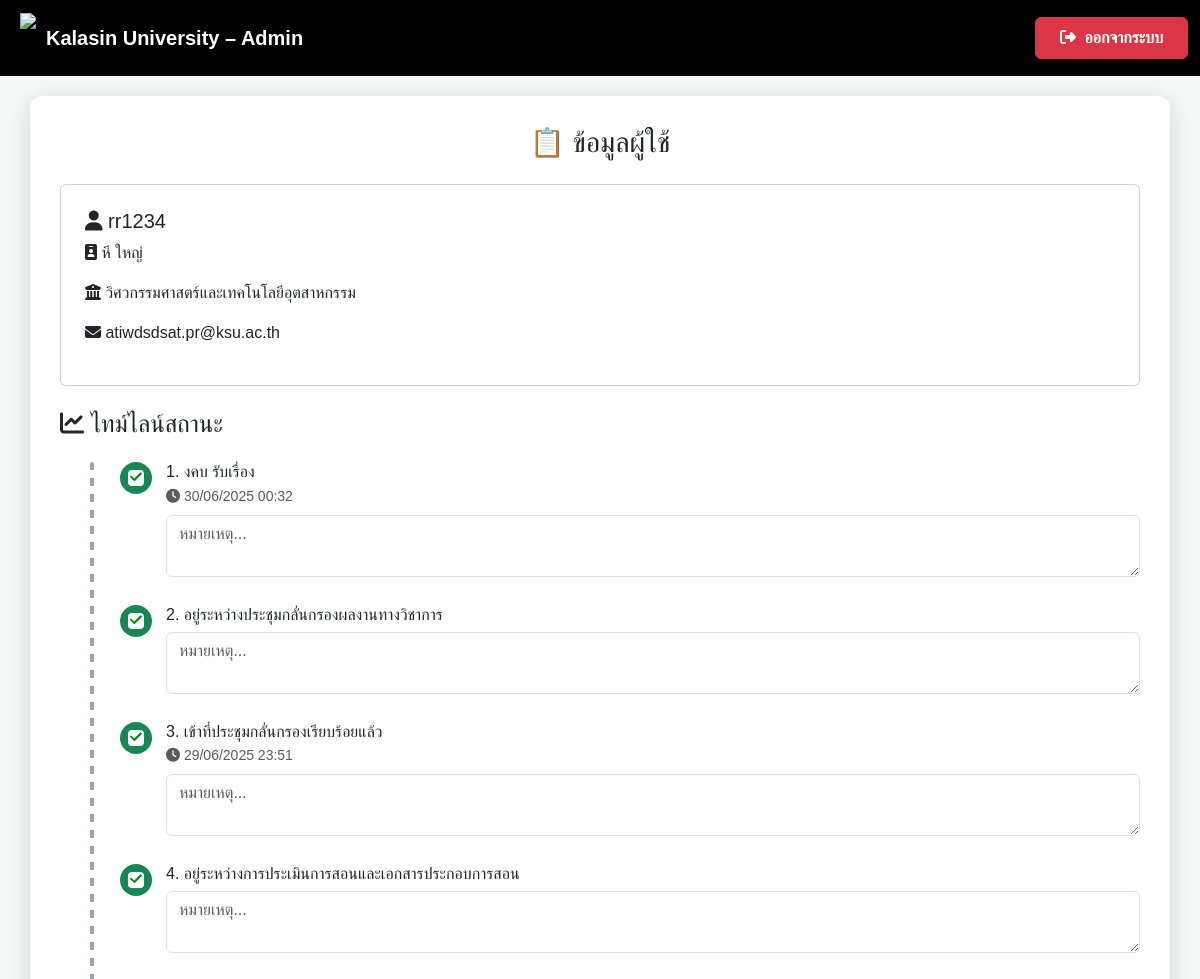
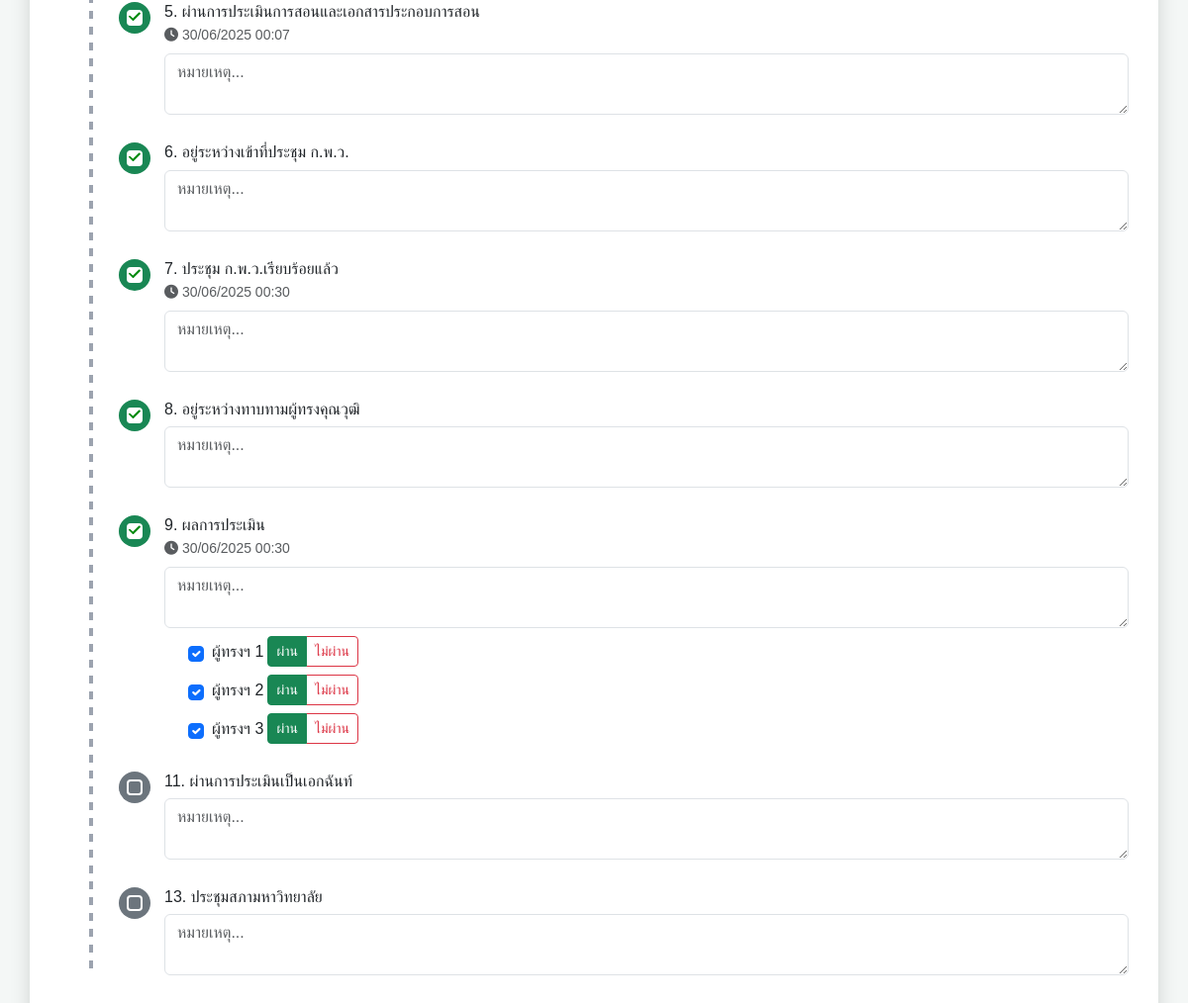
Page /timeline/1 on the earlier database version (2 pictures, top to bottom).
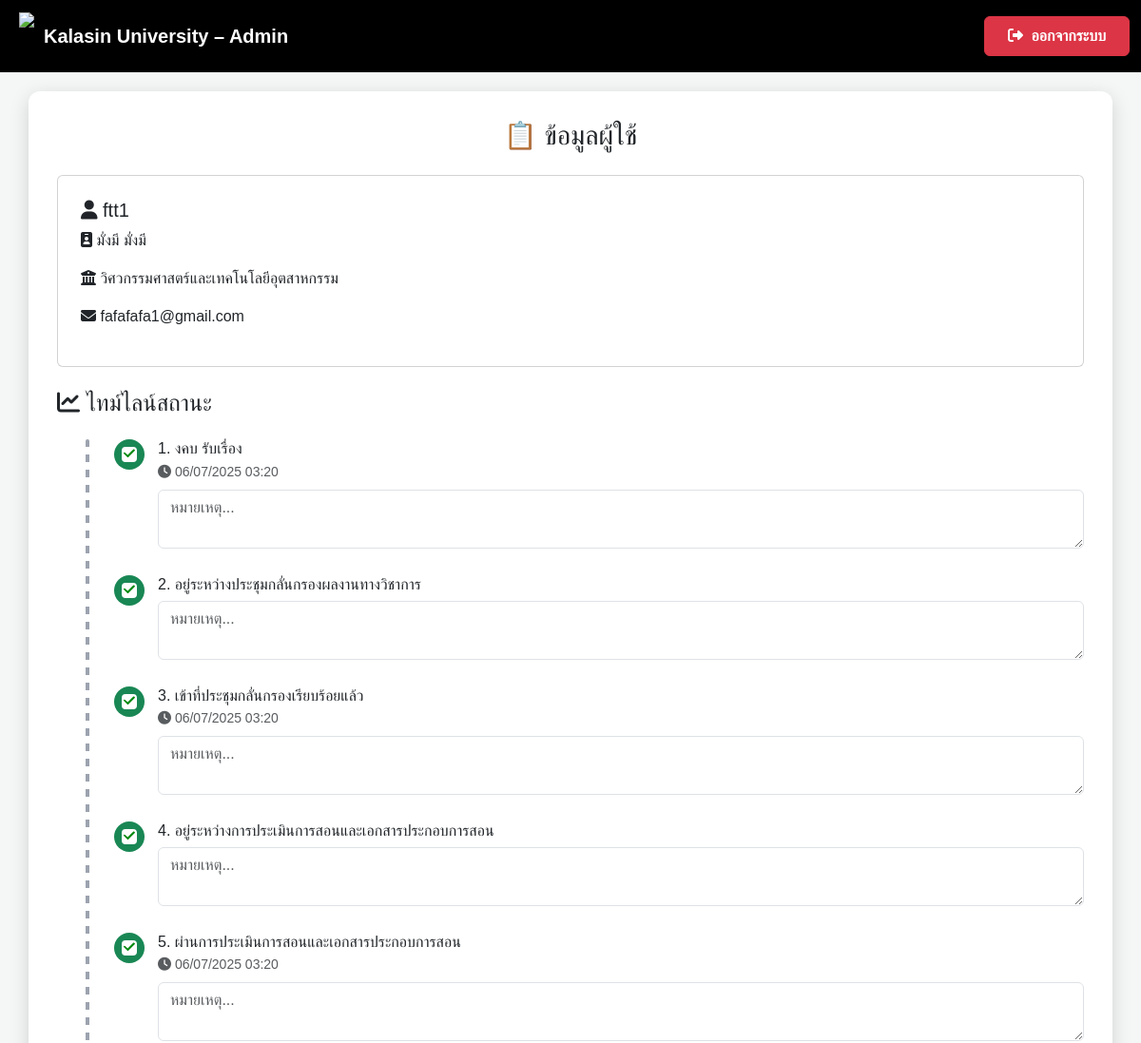
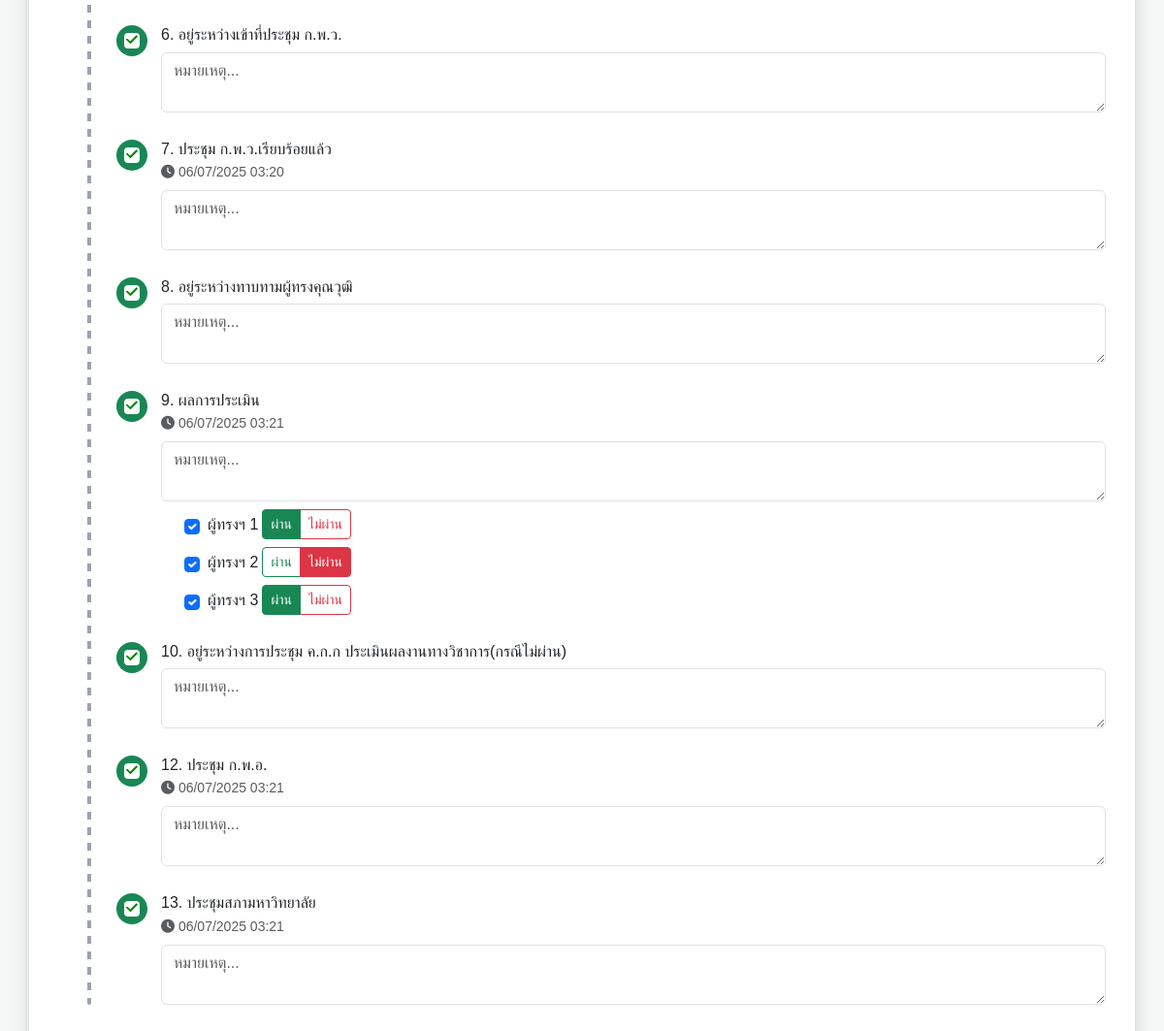
Same page on the later database version (2 pictures, top to bottom).
### app.py (models this page shows)
class User(db.Model, UserMixin):
    __tablename__ = "user"
    id        = db.Column(db.Integer, primary_key=True)
    username  = db.Column(db.String(80),  unique=True, nullable=False)
    password  = db.Column(db.String(128), nullable=False)   # เก็บ hash ได้ยาว ๆ
    full_name = db.Column(db.String(150), nullable=False)
    first_name = db.Column(db.String(80))
    last_name  = db.Column(db.String(80))
    faculty    = db.Column(db.String(100), nullable=False)
    email      = db.Column(db.String(120), unique=True, nullable=False)
    role       = db.Column(db.String(20),  default="user")
    requests = db.relationship(
        "AcademicRequest",
        backref="user",
        cascade="all, delete-orphan",
        lazy="dynamic"
    )
    workflow_steps = db.relationship(
        "WorkflowStep",
        backref="user",
        cascade="all, delete-orphan",
        lazy="dynamic"
    )

class WorkflowStep(db.Model):
    __tablename__ = "workflow_step"
    id        = db.Column(db.Integer, primary_key=True)
    user_id   = db.Column(
        db.Integer,
        db.ForeignKey("user.id", ondelete="CASCADE"),
        nullable=False
    )
    order_no  = db.Column(db.Integer)           # 1-13
    title     = db.Column(db.String(150))
    is_done   = db.Column(db.Boolean,  default=False)
    done_at   = db.Column(db.DateTime)
    comment   = db.Column(db.Text)
    is_visible = db.Column(db.Boolean, default=True)
    experts = db.relationship(
        "ExpertVote",
        backref="step",
        cascade="all, delete-orphan",
        lazy="dynamic"
    )

### app.py (the view)
@app.route("/timeline/<int:user_id>", endpoint="timeline")
def timeline(user_id):
    user = User.query.get_or_404(user_id)
    ensure_workflow(user.id)
    recalc_after_vote(user.id)   # <- เติมบรรทัดนี้ เข้าไปก่อน query
    steps = (WorkflowStep.query
             .filter_by(user_id=user.id, is_visible=True)
             .order_by(WorkflowStep.order_no)
             .all())
    for st in steps:
        st.show_time = st.order_no in SHOW_TIME_STEPS  # True / False
    FAC_MAP = {
        "engineering-industrial-tech": "วิศวกรรมศาสตร์และเทคโนโลยีอุตสาหกรรม",
        "science-health-tech": "วิทยาศาสตร์และเทคโนโลยีสุขภาพ",
        "agri-tech": "เทคโนโลยีการเกษตร",
        "liberal-arts": "ศิลปศาสตร์",
        "edu-innovation": "ศึกษาศาสตร์และนวัตกรรมการศึกษา",
        "management-science": "บริหารศาสตร์"
    }
    faculty_th = FAC_MAP.get(user.faculty, "ไม่ระบุคณะ")
    return render_template(
        "timeline.html",
        user=user,
        faculty_th=faculty_th,
        steps=steps,    # ตอนนี้ DB ถูกกรอง is_visible มาแล้ว
    )

### app.py (called while the page is built, shortened)
def ensure_workflow(user_id):
    if WorkflowStep.query.filter_by(user_id=user_id).first():
        return

@app.template_filter("th_time")
def th_time(dt, fmt="%d/%m/%Y %H:%M"):
    if not dt:
        return ""
    if dt.tzinfo is None:           # ← ถ้าเจอค่า naive
        dt = dt.replace(tzinfo=timezone.utc)
    th = pytz.timezone("Asia/Bangkok")
    return dt.astimezone(th).strftime(fmt)

### templates/timeline.html (shortened to what this page needs)
<!DOCTYPE html>
<html lang="th">
<head>
  <link href="https://cdn.jsdelivr.net/npm/bootstrap@5.3.3/dist/css/bootstrap.min.css" rel="stylesheet" />
  <link href="https://cdnjs.cloudflare.com/ajax/libs/font-awesome/6.4.2/css/all.min.css" rel="stylesheet" />
</head>
<body>
<nav class="navbar navbar-expand-lg navbar-dark">
  <div class="container-fluid">
    <a class="navbar-brand ms-2 d-flex align-items-center" href="{{ url_for('admin_dashboard') }}">
      <img src="https://upload.wikimedia.org/wikipedia/th/4/4e/Kalasin_University_Seal.svg"
           style="height:50px;margin-right:10px">
      <strong>Kalasin University – Admin</strong>
    </a>
    <div class="ms-auto">
      <a href="{{ url_for('logout') }}" class="btn btn-danger fw-bold px-4 py-2">
        <i class="fas fa-sign-out-alt me-1"></i> ออกจากระบบ
      </a>
    </div>
  </div>
</nav>
<div class="container box">
  <h3 class="mb-4 text-center">📋 ข้อมูลผู้ใช้</h3>
  <div class="card p-4">
    <h5><i class="fas fa-user"></i> {{ user.username }}</h5>
    <p><i class="fas fa-id-badge"></i> {{ user.first_name }} {{ user.last_name }}</p>
    <p><i class="fas fa-building-columns"></i> {{ faculty_th }}</p>
    <p><i class="fas fa-envelope"></i> {{ user.email }}</p>
  </div>
<h4 class="mt-4 mb-3"><i class="fas fa-chart-line"></i> ไทม์ไลน์สถานะ</h4>
<ul class="timeline">
  {% if steps and steps|length > 0 %}
    {% for step in steps %}
      <li class="timeline-item">
        <span class="timeline-icon {{ 'checked' if step.is_done else 'bg-secondary text-white' }}"
              id="ico-{{ step.id }}">
        </span>
        <div class="timeline-content">
          <h6>{{ step.order_no }}. {{ step.title }}</h6>
          {% if step.show_time %}
            <small id="time-{{ step.id }}"
                   class="text-muted done-time {% if not (step.is_done and step.done_at) %}d-none{% endif %}">
              {% if step.is_done and step.done_at %}
                <i class="fas fa-clock"></i> {{ step.done_at|th_time }}
              {% endif %}
            </small>
          {% endif %}
          <textarea class="form-control comment-area mt-2"
                    id="cmt-{{ step.id }}"
                    placeholder="หมายเหตุ..."
                    onblur="saveComment({{ step.id }})">{{ step.comment or '' }}</textarea>
          {% if step.order_no == 9 %}
            <div class="d-flex flex-column gap-2 mt-2 ps-4">
              {% for e in range(3) %}
                {% set vote = step.experts.filter_by(idx=e).first() %}
                <div class="d-flex align-items-center gap-1">
                  <input type="checkbox"
                         class="form-check-input me-1"
                         id="exp-{{ step.id }}-{{ e }}"
                         {% if vote %}checked{% endif %}
                         onchange="toggleExpert(this, {{ step.id }}, {{ e }})">
                  <span>ผู้ทรงฯ {{ e+1 }}</span>
                  <div class="btn-group" role="group">
                    <label class="btn btn-outline-success btn-sm"
                           for="pass-{{ step.id }}-{{ e }}">
                      ผ่าน
                    </label>
                    <label class="btn btn-outline-danger btn-sm"
                           for="fail-{{ step.id }}-{{ e }}">
                      ไม่ผ่าน
                    </label>
                  </div>
                </div>
              {% endfor %}
            </div>
          {% endif %}
        </div>
      </li>
    {% endfor %}
  {% else %}
    <p>ยังไม่มีขั้นตอนให้แสดง</p>
  {% endif %}
</ul>
</body>
</html>

Differences in the rows shown:
no longer on this page (row edited): WorkflowStep: order_no "11", title "ผ่านการประเมินเป็นเอกฉันท์", id "หมายเหตุ...", is_done False (drawn)
changed User: username "rr1234" → "ftt1"; first_name "หี" → "มั่งมี"; last_name "ใหญ่" → "มั่งมี"; email "atiwdsdsat.pr@ksu.ac.th" → "fafafafa1@gmail.com"
changed WorkflowStep "งคบ รับเรื่อง": done_at|th_time "30/06/2025 00:32" → "06/07/2025 03:20"
changed WorkflowStep "เข้าที่ประชุมกลั่นกรองเรียบร้อยแล้ว": done_at|th_time "29/06/2025 23:51" → "06/07/2025 03:20"
changed WorkflowStep "ผ่านการประเมินการสอนและเอกสารประกอบการสอน": done_at|th_time "30/06/2025 00:07" → "06/07/2025 03:20"
changed WorkflowStep "ประชุม ก.พ.ว.เรียบร้อยแล้ว": done_at|th_time "30/06/2025 00:30" → "06/07/2025 03:20"
changed WorkflowStep "ผลการประเมิน": done_at|th_time "30/06/2025 00:30" → "06/07/2025 03:21"
now on this page (row edited): WorkflowStep: order_no "10", title "อยู่ระหว่างการประชุม ค.ก.ก ประเมินผลงานทางวิชาการ(กรณีไม่ผ่าน)", id "หมายเหตุ..."
now on this page (row edited): WorkflowStep: order_no "12", title "ประชุม ก.พ.อ.", done_at|th_time "06/07/2025 03:21", id "หมายเหตุ..."
changed WorkflowStep "ประชุมสภามหาวิทยาลัย": is_done False → True (drawn); done_at|th_time (not shown) → "06/07/2025 03:21"
